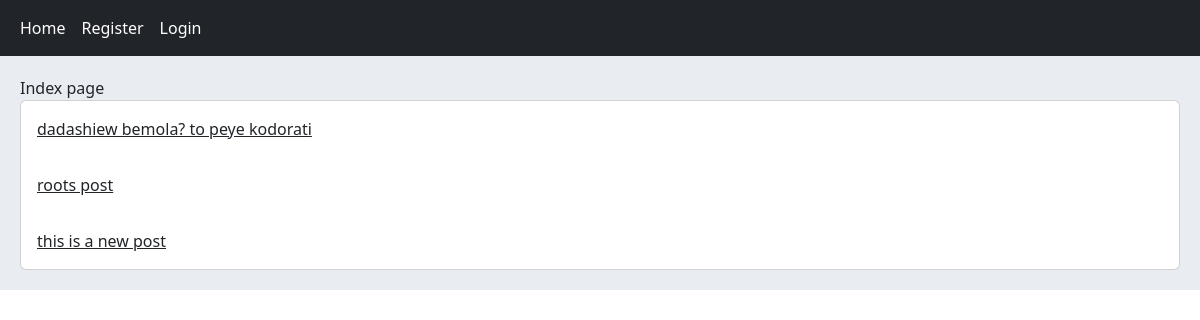
The page / on the database its author committed.
### home/models.py (models this page shows, shortened)
class Post(models.Model):
    user = models.ForeignKey(User, on_delete=models.CASCADE)
    body = models.TextField()
    slug = models.SlugField()
    created = models.DateTimeField(auto_now_add=True)
    updated = models.DateTimeField(auto_now=True)

### home/views.py (the view)
# urls.py: path('', views.HomeView.as_view(), name='home'),
class HomeView(View):
    def get(self, request):
        posts = Post.objects.all()
        return render(request, 'home/index.html', {'posts':posts})

### home/templates/home/index.html
{% extends "base.html" %}
{% block content %}
    Index page
    <div class="card">
        {% for post in posts %}
            <a href="{% url 'home:post_detail' post.id post.slug %}" class="card-body"> {{ post.body|truncatewords:8 }} </a>
        {% endfor %}
    </div>
{% endblock %}

### rows shown on the page
Post: body "dadashiew bemola? to peye kodorati"
Post: body "roots post"
Post: body "this is a new post"
